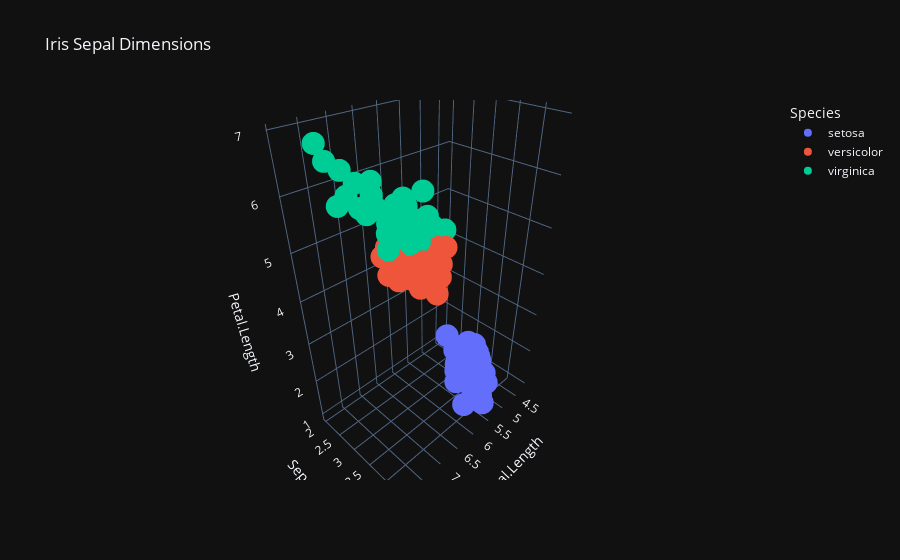

This figure's notebook cell:
### Code cell
# scatter plot using plotly
fig = px.scatter_3d(iris, x='Sepal.Length', y='Sepal.Width', z='Petal.Length',
                 color='Species', title='Iris Sepal Dimensions')
fig.show()

### Figure 1 — Plotly figure (JSON) as saved in the notebook; plotly's stock layout.template omitted (floating-point values rounded to 4 significant figures)
{"data": [{"hovertemplate": "Species=setosa<br>Sepal.Length=%{x}<br>Sepal.Width=%{y}<br>Petal.Length=%{z}<extra></extra>", "legendgroup": "setosa", "marker": {"color": "#636efa", "symbol": "circle"}, "mode": "markers", "name": "setosa", "scene": "scene", "showlegend": true, "type": "scatter3d", "x": [5.1, 4.9, 4.7, 4.6, 5.0, 5.4, 4.6, 5.0, 4.4, 4.9, 5.4, 4.8, 4.8, 4.3, 5.8, 5.7, 5.4, 5.1, 5.7, 5.1, 5.4, 5.1, 4.6, 5.1, 4.8, 5.0, 5.0, 5.2, 5.2, 4.7, 4.8, 5.4, 5.2, 5.5, 4.9, 5.0, 5.5, 4.9, 4.4, 5.1, 5.0, 4.5, 4.4, 5.0, 5.1, 4.8, 5.1, 4.6, 5.3, 5.0], "y": [3.5, 3.0, 3.2, 3.1, 3.6, 3.9, 3.4, 3.4, 2.9, 3.1, 3.7, 3.4, 3.0, 3.0, 4.0, 4.4, 3.9, 3.5, 3.8, 3.8, 3.4, 3.7, 3.6, 3.3, 3.4, 3.0, 3.4, 3.5, 3.4, 3.2, 3.1, 3.4, 4.1, 4.2, 3.1, 3.2, 3.5, 3.6, 3.0, 3.4, 3.5, 2.3, 3.2, 3.5, 3.8, 3.0, 3.8, 3.2, 3.7, 3.3], "z": [1.4, 1.4, 1.3, 1.5, 1.4, 1.7, 1.4, 1.5, 1.4, 1.5, 1.5, 1.6, 1.4, 1.1, 1.2, 1.5, 1.3, 1.4, 1.7, 1.5, 1.7, 1.5, 1.0, 1.7, 1.9, 1.6, 1.6, 1.5, 1.4, 1.6, 1.6, 1.5, 1.5, 1.4, 1.5, 1.2, 1.3, 1.4, 1.3, 1.5, 1.3, 1.3, 1.3, 1.6, 1.9, 1.4, 1.6, 1.4, 1.5, 1.4]}, {"hovertemplate": "Species=versicolor<br>Sepal.Length=%{x}<br>Sepal.Width=%{y}<br>Petal.Length=%{z}<extra></extra>", "legendgroup": "versicolor", "marker": {"color": "#EF553B", "symbol": "circle"}, "mode": "markers", "name": "versicolor", "scene": "scene", "showlegend": true, "type": "scatter3d", "x": [7.0, 6.4, 6.9, 5.5, 6.5, 5.7, 6.3, 4.9, 6.6, 5.2, 5.0, 5.9, 6.0, 6.1, 5.6, 6.7, 5.6, 5.8, 6.2, 5.6, 5.9, 6.1, 6.3, 6.1, 6.4, 6.6, 6.8, 6.7, 6.0, 5.7, 5.5, 5.5, 5.8, 6.0, 5.4, 6.0, 6.7, 6.3, 5.6, 5.5, 5.5, 6.1, 5.8, 5.0, 5.6, 5.7, 5.7, 6.2, 5.1, 5.7], "y": [3.2, 3.2, 3.1, 2.3, 2.8, 2.8, 3.3, 2.4, 2.9, 2.7, 2.0, 3.0, 2.2, 2.9, 2.9, 3.1, 3.0, 2.7, 2.2, 2.5, 3.2, 2.8, 2.5, 2.8, 2.9, 3.0, 2.8, 3.0, 2.9, 2.6, 2.4, 2.4, 2.7, 2.7, 3.0, 3.4, 3.1, 2.3, 3.0, 2.5, 2.6, 3.0, 2.6, 2.3, 2.7, 3.0, 2.9, 2.9, 2.5, 2.8], "z": [4.7, 4.5, 4.9, 4.0, 4.6, 4.5, 4.7, 3.3, 4.6, 3.9, 3.5, 4.2, 4.0, 4.7, 3.6, 4.4, 4.5, 4.1, 4.5, 3.9, 4.8, 4.0, 4.9, 4.7, 4.3, 4.4, 4.8, 5.0, 4.5, 3.5, 3.8, 3.7, 3.9, 5.1, 4.5, 4.5, 4.7, 4.4, 4.1, 4.0, 4.4, 4.6, 4.0, 3.3, 4.2, 4.2, 4.2, 4.3, 3.0, 4.1]}, {"hovertemplate": "Species=virginica<br>Sepal.Length=%{x}<br>Sepal.Width=%{y}<br>Petal.Length=%{z}<extra></extra>", "legendgroup": "virginica", "marker": {"color": "#00cc96", "symbol": "circle"}, "mode": "markers", "name": "virginica", "scene": "scene", "showlegend": true, "type": "scatter3d", "x": [6.3, 5.8, 7.1, 6.3, 6.5, 7.6, 4.9, 7.3, 6.7, 7.2, 6.5, 6.4, 6.8, 5.7, 5.8, 6.4, 6.5, 7.7, 7.7, 6.0, 6.9, 5.6, 7.7, 6.3, 6.7, 7.2, 6.2, 6.1, 6.4, 7.2, 7.4, 7.9, 6.4, 6.3, 6.1, 7.7, 6.3, 6.4, 6.0, 6.9, 6.7, 6.9, 5.8, 6.8, 6.7, 6.7, 6.3, 6.5, 6.2, 5.9], "y": [3.3, 2.7, 3.0, 2.9, 3.0, 3.0, 2.5, 2.9, 2.5, 3.6, 3.2, 2.7, 3.0, 2.5, 2.8, 3.2, 3.0, 3.8, 2.6, 2.2, 3.2, 2.8, 2.8, 2.7, 3.3, 3.2, 2.8, 3.0, 2.8, 3.0, 2.8, 3.8, 2.8, 2.8, 2.6, 3.0, 3.4, 3.1, 3.0, 3.1, 3.1, 3.1, 2.7, 3.2, 3.3, 3.0, 2.5, 3.0, 3.4, 3.0], "z": [6.0, 5.1, 5.9, 5.6, 5.8, 6.6, 4.5, 6.3, 5.8, 6.1, 5.1, 5.3, 5.5, 5.0, 5.1, 5.3, 5.5, 6.7, 6.9, 5.0, 5.7, 4.9, 6.7, 4.9, 5.7, 6.0, 4.8, 4.9, 5.6, 5.8, 6.1, 6.4, 5.6, 5.1, 5.6, 6.1, 5.6, 5.5, 4.8, 5.4, 5.6, 5.1, 5.1, 5.9, 5.7, 5.2, 5.0, 5.2, 5.4, 5.1]}], "layout": {"legend": {"title": {"text": "Species"}, "tracegroupgap": 0}, "scene": {"domain": {"x": [0, 1], "y": [0, 1]}, "xaxis": {"title": {"text": "Sepal.Length"}}, "yaxis": {"title": {"text": "Sepal.Width"}}, "zaxis": {"title": {"text": "Petal.Length"}}}, "title": {"text": "Iris Sepal Dimensions"}}}
